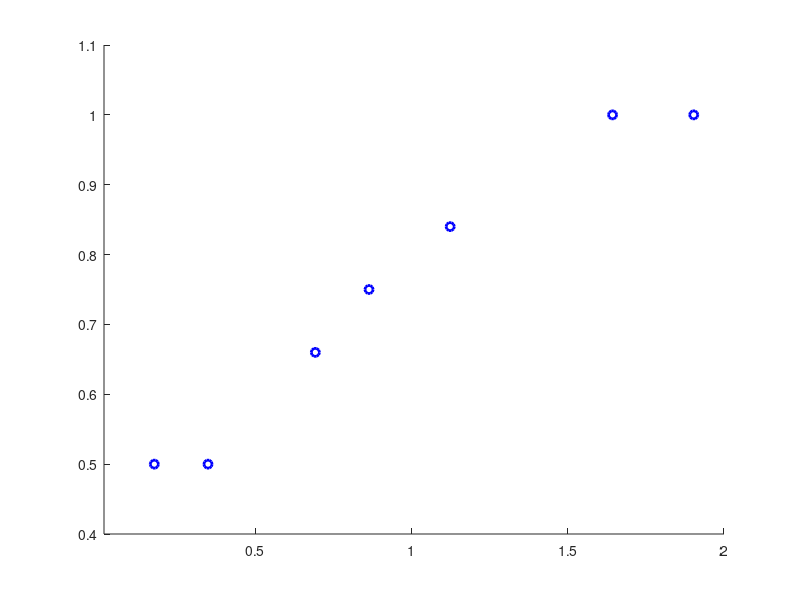

Reproduce this figure in MATLAB.
threshCont = .07303;

minCont = .015;
maxCont = .80;


cont2 = 10^(log10(minCont*100)+.25*(log10(threshCont*100) - log10(minCont*100)))/100;
cont3 = 10^(log10(threshCont*100)-.25*(log10(threshCont*100) - log10(minCont*100)))/100;
cont5 = 10^(log10(threshCont*100)+.25*(log10(maxCont*100) - log10(threshCont*100)))/100;
cont6 = 10^(log10(maxCont*100)-.25*(log10(maxCont*100) - log10(threshCont*100)))/100;


contLevels = [minCont,cont2,cont3,threshCont,cont5,cont6,maxCont];

figure,clf, hold on
plot(log10(contLevels.*100),[.5,.5,.66,.75,.84,1,1],'bo','LineWidth',2)
axis([minCont,2,.4,1.1])
hold off